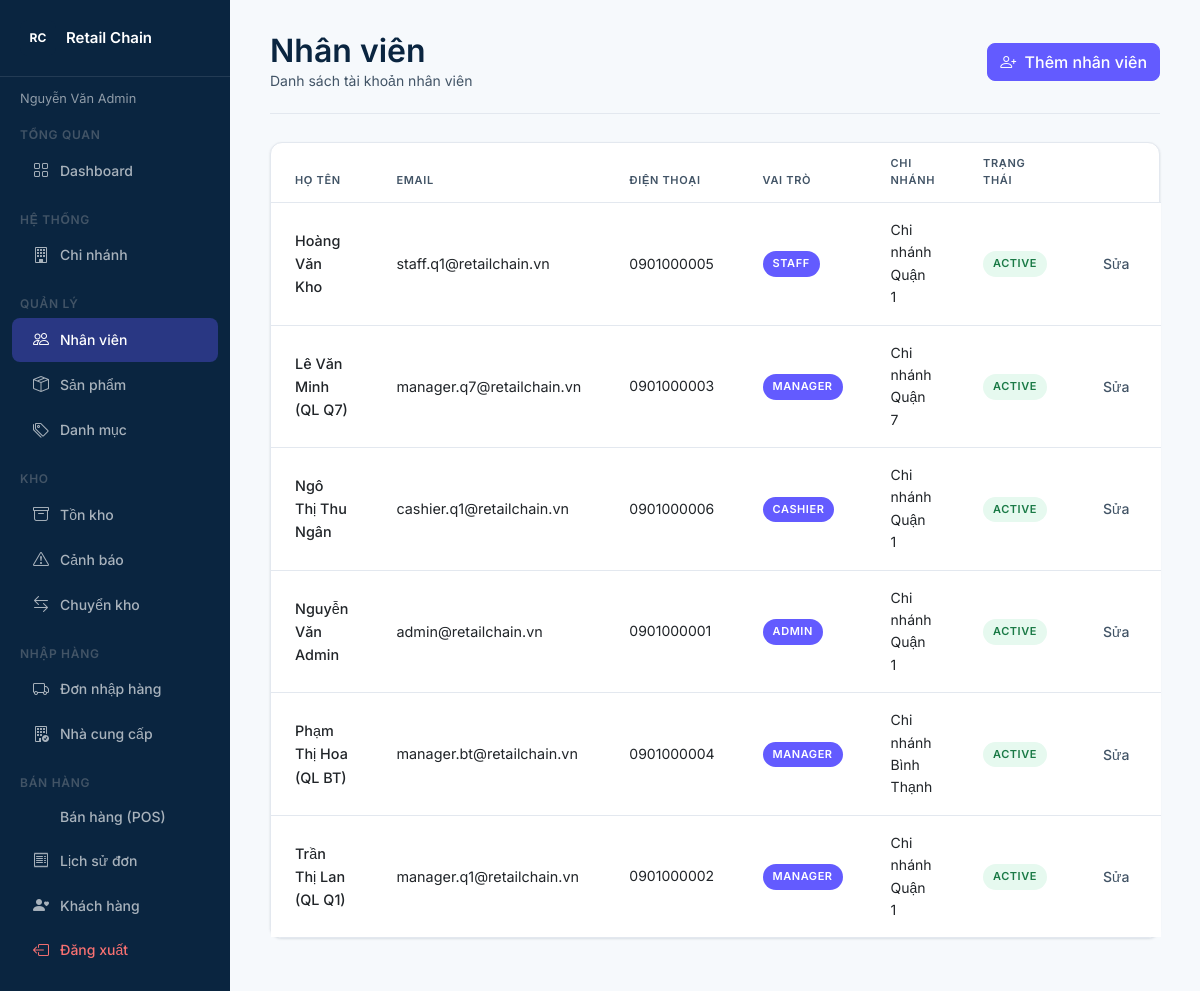
Screenshot of /public/admin/users (signed in) with the database file from the repository.
### tables this page shows
CREATE TABLE users (
    user_id       INT UNSIGNED  AUTO_INCREMENT PRIMARY KEY,
    branch_id     INT UNSIGNED  NOT NULL,
    role_id       INT UNSIGNED  NOT NULL,
    full_name     VARCHAR(100)  NOT NULL,
    email         VARCHAR(100)  NOT NULL UNIQUE,
    password_hash VARCHAR(255)  NOT NULL COMMENT 'bcrypt hash',
    phone         VARCHAR(20),
    status        ENUM('active','inactive') DEFAULT 'active',
    created_at    TIMESTAMP     DEFAULT CURRENT_TIMESTAMP,
    CONSTRAINT fk_user_branch FOREIGN KEY (branch_id) REFERENCES branches(branch_id),
    CONSTRAINT fk_user_role   FOREIGN KEY (role_id)   REFERENCES roles(role_id)
);

CREATE TABLE roles (
    role_id     INT UNSIGNED     AUTO_INCREMENT PRIMARY KEY,
    role_name   VARCHAR(50)      NOT NULL UNIQUE COMMENT 'admin | manager | staff | cashier',
    description VARCHAR(255),
    created_at  TIMESTAMP        DEFAULT CURRENT_TIMESTAMP
);

CREATE TABLE branches (
    branch_id  INT UNSIGNED  AUTO_INCREMENT PRIMARY KEY,
    name       VARCHAR(100)  NOT NULL,
    address    VARCHAR(255)  NOT NULL,
    phone      VARCHAR(20),
    manager_id INT UNSIGNED  NULL COMMENT 'FK → users.user_id, thêm sau',
    status     ENUM('active','inactive') DEFAULT 'active',
    created_at TIMESTAMP     DEFAULT CURRENT_TIMESTAMP
);

### core/Controller.php (called while the page is built, shortened)
<?php
class Controller
{
    protected function view(string $path, array $data = []): void
    {
        extract($data, EXTR_SKIP);
        require_once APP_ROOT . '/app/Views/layouts/header.php';
        require_once APP_ROOT . '/app/Views/' . $path . '.php';
        require_once APP_ROOT . '/app/Views/layouts/footer.php';
    }
}

### app/Controllers/AdminController.php (called while the page is built, shortened)
<?php
require_once APP_ROOT . '/app/Models/User.php';
class AdminController extends Controller
{
    public function users(): void
    {
        $branchId = RoleMiddleware::isManager() ? (int) $_SESSION['branch_id'] : null;
        $this->view('admin/users', [
            'users' => (new User())->getAll($branchId),
        ]);
    }
}

### core/App.php (called while the page is built, shortened)
<?php
class App
{
    public function __construct()
    {
        $url   = trim($_GET['url'] ?? 'auth/login', '/');
        $parts = $url !== '' ? explode('/', $url) : ['auth', 'login'];
        $method         = $parts[1] ?? 'index';
        $param          = $parts[2] ?? null;
        $ctrl = new $controllerName();
        $ctrl->$method($param);
    }
}

### public/index.php (called while the page is built, shortened)
<?php
require_once APP_ROOT . '/config/database.php';
require_once APP_ROOT . '/core/Database.php';
require_once APP_ROOT . '/core/Controller.php';
require_once APP_ROOT . '/core/App.php';
new App();

### app/Models/User.php (called while the page is built, shortened)
<?php
require_once APP_ROOT . '/core/Database.php';
class User
{
    private PDO $db;
    public function __construct()
    {
        $this->db = Database::getInstance();
    }
    public function getAll(?int $branchId = null): array
    {
        $sql = "SELECT u.user_id, u.full_name, u.email, u.phone, u.status,
                       r.role_name, b.name AS branch_name
                FROM users u
                JOIN roles r ON r.role_id = u.role_id
                JOIN branches b ON b.branch_id = u.branch_id";
        $params = [];
        $stmt = $this->db->prepare($sql . ' ORDER BY u.full_name');
        $stmt->execute($params);
        return $stmt->fetchAll();
    }
}

### core/Database.php (called while the page is built, shortened)
<?php
class Database
{
    private static ?PDO $instance = null;
    public static function getInstance(): PDO
    {
        $dsn = 'mysql:host=' . DB_HOST . ';dbname=' . DB_NAME . ';charset=utf8mb4';
        self::$instance = new PDO($dsn, DB_USER, DB_PASS, [
            PDO::ATTR_ERRMODE            => PDO::ERRMODE_EXCEPTION,
            PDO::ATTR_DEFAULT_FETCH_MODE => PDO::FETCH_ASSOC,
            PDO::ATTR_EMULATE_PREPARES   => false,
        ]);
        return self::$instance;
    }
}

### app/Views/admin/users.php (the view)
<div class="stripe-page-header">
    <div>
        <h1 class="h1 mb-0">Nhân viên</h1>
        <p class="subtext mb-0">Danh sách tài khoản nhân viên</p>
    </div>
    <a href="<?= BASE_URL ?>/admin/createUser" class="btn btn-primary"><i class="bi bi-person-plus me-1"></i> Thêm nhân viên</a>
</div>
<div class="stripe-card p-0">
    <table class="table stripe-table mb-0">
        <thead>
            <tr>
                <th>Họ tên</th>
                <th>Email</th>
                <th>Điện thoại</th>
                <th>Vai trò</th>
                <th>Chi nhánh</th>
                <th>Trạng thái</th>
                <th></th>
            </tr>
        </thead>
        <tbody>
            <?php foreach ($users as $u): ?>
            <tr>
                <td class="fw-500"><?= htmlspecialchars($u['full_name']) ?></td>
                <td><?= htmlspecialchars($u['email']) ?></td>
                <td class="subtext"><?= htmlspecialchars($u['phone'] ?? '') ?></td>
                <td><span class="stripe-badge stripe-badge-accent"><?= htmlspecialchars($u['role_name']) ?></span></td>
                <td class="subtext"><?= htmlspecialchars($u['branch_name']) ?></td>
                <td>
                    <span class="stripe-badge <?= $u['status'] === 'active' ? 'stripe-badge-success' : 'stripe-badge-muted' ?>">
                        <?= htmlspecialchars($u['status']) ?>
                    </span>
                </td>
                <td class="text-end">
                    <a href="<?= BASE_URL ?>/admin/editUser/<?= (int) $u['user_id'] ?>" class="btn btn-ghost btn-sm">Sửa</a>
                </td>
            </tr>
            <?php endforeach; ?>
        </tbody>
    </table>
</div>

### public/css/style.css (style rules this page uses)
:root { --color-primary: #0A2540; --color-accent: #635BFF; --color-secondary: #425466; --color-neutral: #F6F9FC; --color-surface: #FFFFFF; --color-border: #E3E8EF; --color-text: #0A2540; --color-subtext: #425466; --color-success: #27AE60; --color-warning: #F39C12; --color-danger: #E74C3C; --color-info: #635BFF; --radius-sm: 6px; --radius-md: 8px; --radius-lg: 12px; --radius-pill: 999px; --shadow-card: 0 1px 3px rgba(10, 37, 64, 0.08), 0 1px 2px rgba(10, 37, 64, 0.05); --shadow-md: 0 4px 12px rgba(10, 37, 64, 0.1); }
body { background: var(--color-neutral); color: var(--color-text); font-family: 'Inter', sans-serif; }
a { color: var(--color-accent); text-decoration: none; }
h1, .h1 { font-size: 2rem; font-weight: 600; color: var(--color-primary); }
body, .body { font-size: 0.9375rem; font-weight: 400; line-height: 1.6; }
.subtext { font-size: 0.875rem; color: var(--color-secondary); }
.fw-500 { font-weight: 500; }
.btn { box-shadow: none !important; transition: all 0.15s ease; }
.btn-primary { background: var(--color-accent); border-color: var(--color-accent); color: #fff; border-radius: var(--radius-md); font-weight: 500; }
.btn-ghost { background: transparent; border: none; color: var(--color-secondary); border-radius: var(--radius-md); font-weight: 500; }
.stripe-badge { display: inline-flex; align-items: center; font-size: 0.6875rem; font-weight: 600; letter-spacing: 0.05em; text-transform: uppercase; padding: 0.25rem 0.625rem; border-radius: var(--radius-pill); white-space: nowrap; }
.stripe-badge-accent { background: var(--color-accent); color: #fff; }
.stripe-badge-success { background: #E6F9EF; color: #1a7a46; }
.stripe-card { background: var(--color-surface); border: 1px solid var(--color-border); border-radius: var(--radius-lg); padding: 1.25rem 1.5rem; box-shadow: var(--shadow-card); }
.stripe-table { font-size: 0.9rem; border-collapse: collapse; }
.stripe-table thead th { font-size: 0.6875rem; font-weight: 600; letter-spacing: 0.06em; text-transform: uppercase; color: var(--color-secondary); border-bottom: 1px solid var(--color-border); padding: 0.75rem 1.5rem; background: transparent; }
.stripe-table tbody td { padding: 1rem 1.5rem; border-bottom: 1px solid var(--color-border); vertical-align: middle; }
.stripe-table tbody tr:last-child td { border-bottom: none; }
.stripe-page-header { display: flex; align-items: center; justify-content: space-between; margin-bottom: 1.75rem; padding-bottom: 1.25rem; border-bottom: 1px solid var(--color-border); flex-wrap: wrap; gap: 1rem; }

### rows the page displays
users: full_name "Hoàng Văn Kho", email "staff.q1@retailchain.vn", phone "0901000005", role.role_name "STAFF", branch.name "Chi nhánh Quận 1", status "ACTIVE"
users: full_name "Lê Văn Minh (QL Q7)", email "manager.q7@retailchain.vn", phone "0901000003", role.role_name "MANAGER", branch.name "Chi nhánh Quận 7", status "ACTIVE"
users: full_name "Ngô Thị Thu Ngân", email "cashier.q1@retailchain.vn", phone "0901000006", role.role_name "CASHIER", branch.name "Chi nhánh Quận 1", status "ACTIVE"
users: full_name "Nguyễn Văn Admin", email "admin@retailchain.vn", phone "0901000001", role.role_name "ADMIN", branch.name "Chi nhánh Quận 1", status "ACTIVE"
users: full_name "Phạm Thị Hoa (QL BT)", email "manager.bt@retailchain.vn", phone "0901000004", role.role_name "MANAGER", branch.name "Chi nhánh Bình Thạnh", status "ACTIVE"
users: full_name "Trần Thị Lan (QL Q1)", email "manager.q1@retailchain.vn", phone "0901000002", role.role_name "MANAGER", branch.name "Chi nhánh Quận 1", status "ACTIVE"

### other values shown
$_SESSION['full_name'] "Nguyễn Văn Admin"
